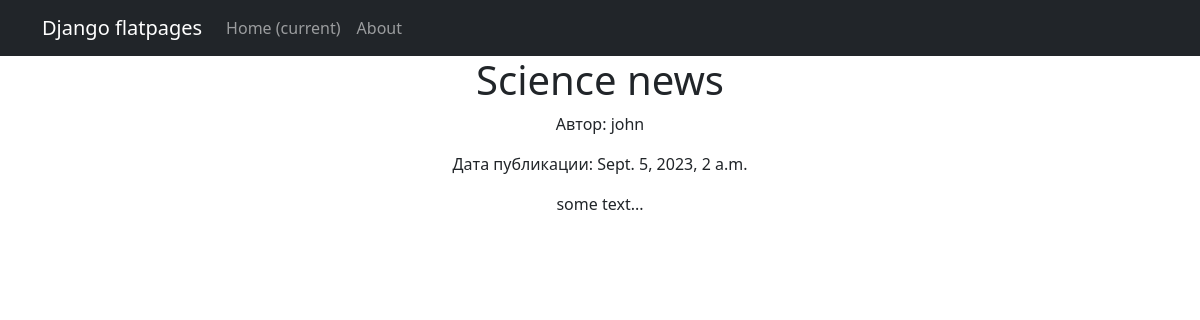
/news/3/, run on the app's committed database.
### news/models.py (models this page shows, shortened)
class Post(models.Model):
    author = models.ForeignKey(Author, on_delete=models.CASCADE)
    post_type = models.CharField(max_length=50, choices=[('article', 'Article'), ('news', 'News')])
    created_at = models.DateTimeField(auto_now_add=True)
    categories = models.ManyToManyField(Category, through='PostCategory')
    title = models.CharField(max_length=255)
    text = models.TextField()
    rating = models.FloatField(default=0.0)

class Author(models.Model):
    user = models.OneToOneField(User, on_delete=models.CASCADE)
    rating = models.FloatField(default=0.0)
    def __str__(self):
        return self.user.username

### news/views.py (the view)
# urls.py: path('news/<int:pk>/', NewsDetail.as_view(),name='news_detail'),
class NewsDetail(DetailView):
    model = Post
    template_name = 'news_detail.html'
    context_object_name = 'news_detail'
    def get_object(self, *args, **kwargs):  # переопределяем метод получения объекта, как ни странно
        obj = cache.get(f'product-{self.kwargs["pk"]}',
                        None)  # кэш очень похож на словарь, и метод get действует так же. Он забирает значение по ключу, если его нет, то забирает None.
        if not obj:
            obj = super().get_object(queryset=self.queryset)
            cache.set(f'product-{self.kwargs["pk"]}', obj)
        return obj

### news/templatetags/my_filters.py (called while the page is built)
@register.filter
def censor(value):
    unwanted_words = ["сиськижопа", "жопа", 'сиськи']
    words = value.split()
    censored_words = [word if word.lower() not in unwanted_words else '*' * len(word) for word in words]
    censored_text = ' '.join(censored_words)
    return censored_text

### templates/news_detail.html (shortened to what this page needs)
{% extends 'flatpages/default.html' %}
{% load my_filters %}
{% block content %}
<h1>{{ news_detail.title|censor }}</h1>
<p>Автор: {{ news_detail.author }}</p>
<p>Дата публикации: {{ news_detail.created_at }}</p>
<p>{{ news_detail.text|censor }}</p>
{% endblock content %}

### data on the page
Post: title|censor "Science news", author "john", created_at "Sept. 5, 2023, 2 a.m.", text|censor "some text..."
